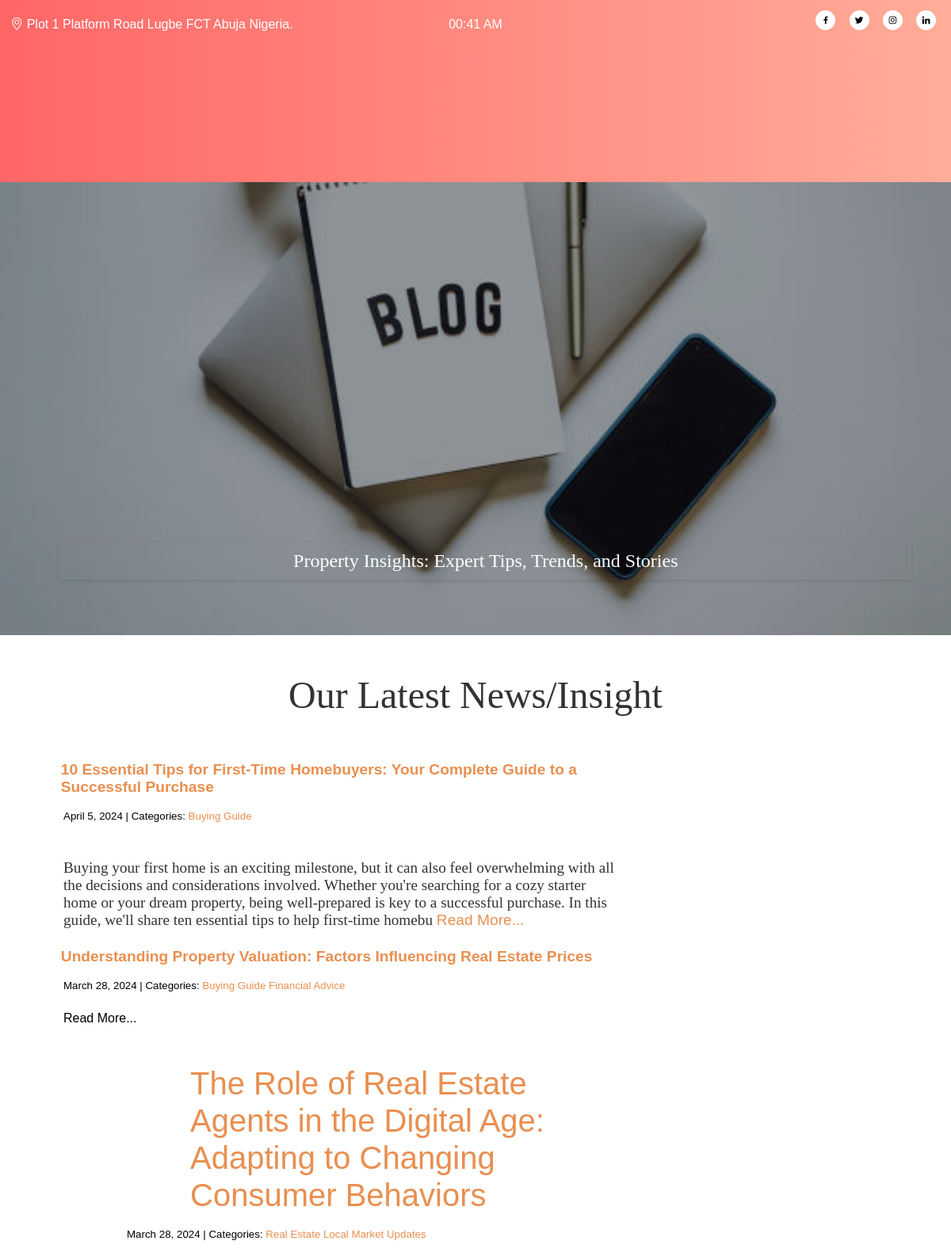
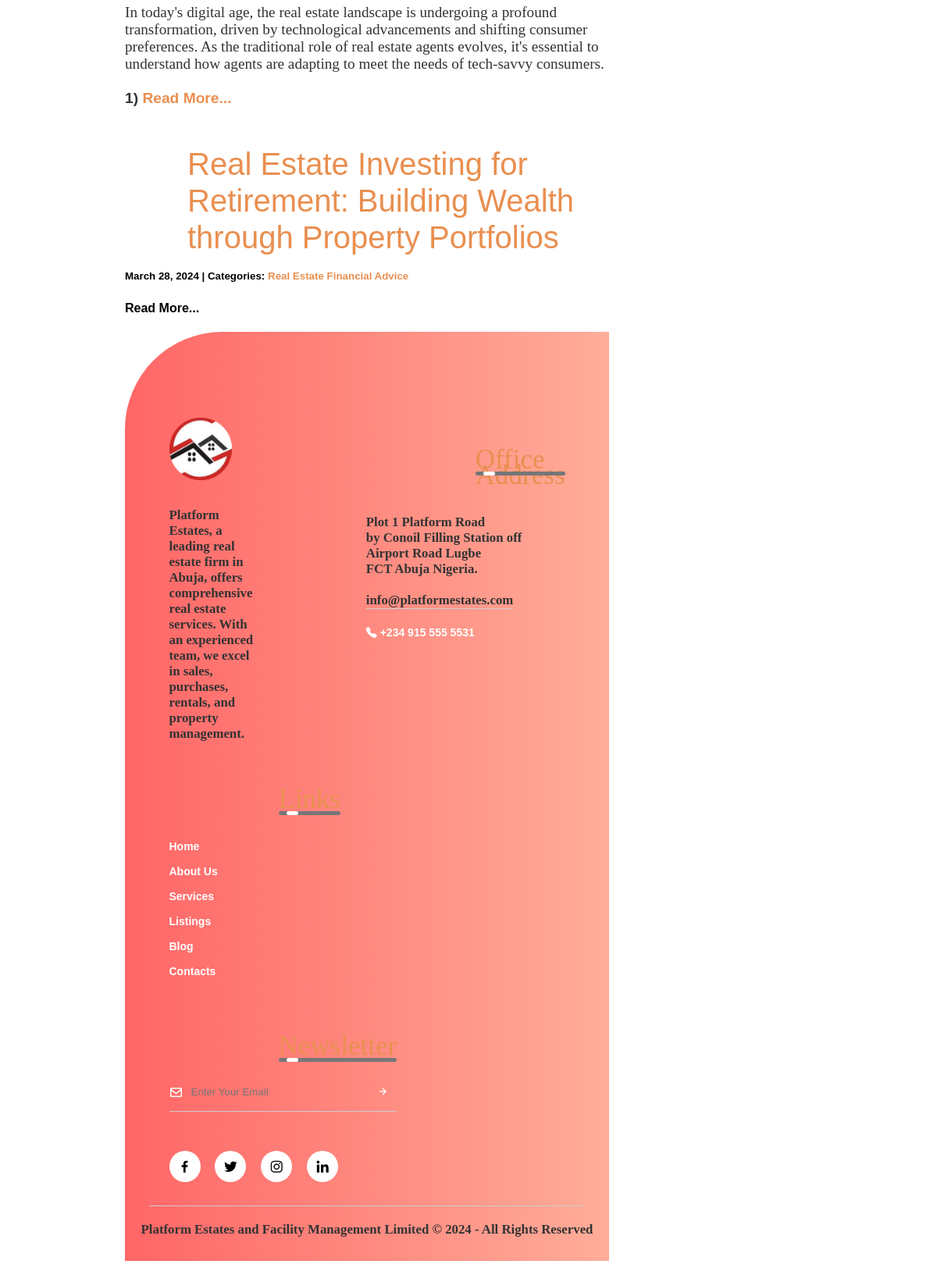
Screenshot of /blog/ with the database file from the repository (2 pictures, top to bottom).
### estates/models.py (models this page shows, shortened)
class Post(models.Model):
    title = models.CharField(max_length = 300)
    body = models.TextField()
    image = models.ImageField(upload_to = 'media/', null = True, blank = True)
    image_1 = models.ImageField(upload_to='media/', null = True, blank = True)
    date_created = models.DateTimeField(auto_now_add = True)
    categories = models.ManyToManyField('Category', related_name = 'posts')

class Category(models.Model):
    name = models.CharField(max_length = 50)
    class Meta:
        verbose_name_plural = 'Categories'

### estates/views.py (the view)
# urls.py: path('blog/', views.blog_list, name = 'blog'),
def blog_list(request):
    current_datetime = datetime.now()
    posts = Post.objects.all().order_by('-date_created')
    newsletter = NewsletterForm()
    context = {
                'posts': posts,
                'title': 'Property Insights: Expert Tips, Trends, and Stories',
                'date': current_datetime,
                'newsletter': newsletter,
            }
    return render(request, 'pages/blog.html', context)

### estates/forms.py
class NewsletterForm(forms.ModelForm):
    class Meta:
        model = Newsletter
        fields = ['email']

### estates/templates/pages/blog.html (shortened to what this page needs)
{% load static %}
<!DOCTYPE html>
<html>
    <head>
        <link rel = 'stylesheet' href='https://unpkg.com/boxicons@2.1.4/css/boxicons.min.css'>
        <link rel = 'stylesheet' href='https://cdn.jsdelivr.net/npm/bootstrap-icons@1.11.3/font/bootstrap-icons.min.css'>
        <link rel = 'stylesheet' href ='{% static 'head_foot.css' %}'>
        <link rel = 'stylesheet' href  ='{% static 'blog.css' %}'>
    </head>
    <body>
        <div class = 'container'>
            <div class = 'pre_head'>
                <p> <span class = 'address'> <i class="bi bi-geo-alt"></i> Plot 1 Platform Road Lugbe FCT Abuja Nigeria.</span>
                    <span class = 'date'> {{ date|date:'H:i A' }} </span>
                    <span class = 'profile_links'>
                    <a href = 'https://www.facebook.com/profile.php?id=100089944118473'><i class='bx bxl-facebook'></i></a>
		            <a href = 'https://twitter.com/Platformestate3'><i class='bx bxl-twitter'></i></a>
		            <a href = 'https://www.instagram.com/platformestate/'><i class='bx bxl-instagram'></i></a>
		            <a href = 'https://ng.linkedin.com/in/platform-estates-bb3751263'><i class='bx bxl-linkedin'></i></a>
                    </span>
                </p>
            </div>
    <header>
	    <div class="logo">
            <a href='/'><img src="{% static 'platform_logo (2).png' %}" alt="Platform Logo" class = 'logo'></a>
        </div>
	    <nav>
		    <ul>
			    <li><a href = '/' class = 'active'> Home </a></li>
			    <li><a href = '{% url 'about_us' %}'> About Us </a></li>
			    <li><a href = '{% url 'services' %}'> Services </a></li>
			    <li><a href = '{% url 'listings' %}'> Listings </a></li>
			    <li><a href = '#'> Blog </a></li>
			    <li><a href = '{% url 'contact' %}'> Contacts </a></li>
		    </ul>
	    </nav>
        <div class = 'quote'><p> Property Insights: Expert Tips, Trends, and Stories </p></div>
    </header>
        <h2> Our Latest News/Insight </h2>
        <div class = 'blog'>
            {% block posts %}
                {% for post in posts %}
                <div class = ''>
                    <h3><a href = '{% url 'blog_detail' post.pk %}'>{{ post.title }}</a></h3>
                    <div class = 'small'><small>
                        {{ post.date_created.date }} | Categories:
                        {% for category in post.categories.all %}
                            <a href = '{% url 'blog_category' category.name %}'> {{ category.name }}</a>
                        {% endfor %}
                    </small></div>
                    <div class = 'blog_content'>
                        <p> {{ post.body | slice:'350' | safe }} <a href = '{% url 'blog_detail' post.pk %}'> Read More... </a></p>
                    </div>
                </div>
                {% endfor%}
            {% endblock posts%}
        </div>
    <footer>
        <div class = 'row'>
            <div class = 'col'>
                <img src = '{% static 'platform_logo.PNG' %}' alt = 'Logo' class = 'logo'>
                <p> Platform Estates, a leading real estate firm in Abuja, offers comprehensive real estate services. With an experienced team, we excel in sales, purchases, rentals, and property management.</p>
            </div>
            <div class = 'col'>
                <h3> Office Address <div class = 'underline'><span></span></div></h3>
                <p> Plot 1 Platform Road </p>
                <p> by Conoil Filling Station off Airport Road Lugbe  </p>
                <p> FCT Abuja Nigeria. </p>
                <p class = 'email_id'> info@platformestates.com </p>
                <h4><i class = "bi bi-telephone-fill"></i> +234 915 555 5531 </h4>
            </div>
            <div class = 'col'>
                <h3> Links <div class = 'underline'><span></span></div></h3>
                <ul>
                   <li><a href = '/'> Home </a></li>
                   <li><a href = '{% url 'about_us' %}'> About Us </a></li>
                   <li><a href = '{% url 'services' %}'> Services </a></li>
                   <li><a href = '{% url 'listings' %}'> Listings </a></li>
                   <li><a href = '#'> Blog </a></li>
                   <li><a href = '{% url 'contact' %}'> Contacts </a></li>
                </ul>
            </div>
            <div class = 'col'>
                <h3> Newsletter <div class = 'underline'><span></span></div></h3>
                <form action="" method="post">
                    <i class='bx bx-envelope'></i>
                    <input type='email' name='email' maxlength='254' required id='id_email' placeholder = 'Enter Your Email'>
                    <button type = 'submit'> <i class='bx bx-right-arrow-alt'></i> </button>
                </form>
                <div class = 'social_icons'>
                    <a href = 'https://www.facebook.com/profile.php?id=100089944118473'><i class='bx bxl-facebook'></i></a>
                    <a href = 'https://twitter.com/Platformestate3'><i class='bx bxl-twitter'></i></a>
                    <a href = 'https://www.instagram.com/platformestate/'><i class='bx bxl-instagram'></i></a>
                    <a href = 'https://ng.linkedin.com/in/platform-estates-bb3751263'><i class='bx bxl-linkedin'></i></a>
                 </div>
            </div>
        </div>
        <hr/>
            <p class = 'copyright'> Platform Estates and Facility Management Limited &copy; {{ date|date:'Y' }} - All Rights Reserved </p>
    </footer>
    </body>
</html>

### StaticFiles/head_foot.css (style rules this page uses)
* { margin: 0; padding: 0; box-sizing: border-box; font-family: 'poppins', sans-serif; }
.pre_head { position: absolute; top: 0; left: 0; height: 7%; width: 100%; z-index: 2; background: linear-gradient(to right,#ff6666, #ffad99); color: #fff; font-size: 1em; font-family: 'Montserrat', sans-serif; }
.pre_head p { padding-top: 1.1%; text-align: center; position: relative; }
.pre_head .address { position: absolute; left: 0; padding-left: 0.5%; padding-top: 0.7%; transform: translateX(2%) }
.pre_head .date { display: inline-block; padding-top: 0.7%; }
.pre_head .profile_links { position: absolute; right: 0; padding-right: 0.5%; }
.profile_links i { width: 25px; height: 25px; border-radius: 50%; text-align: center; line-height: 25px; font-size: .8em; color: #000; background: #fff; margin-right: 1em; cursor: pointer; }
header { height: 100vh; position: relative; width: 100%; }
header::before { content: ''; position: absolute; top: 0; left: 0; width: 100%; height: 100vh; background-color: rgba(0, 0, 0, 0.4); }
header .logo { width: 40%; max-width: 50%; position: absolute; top: 2.8em; left: 2%; height: auto; cursor: pointer; }
nav { background: transparent; width: 100%; position: absolute; top: 12%; }
nav ul li { display: inline-block; line-height: 5em; margin: 0 0.3em; }
nav ul { float: right; margin-right: 3.3em; }
nav ul li a { color: #fff; text-decoration: none; font-weight: bold; font-size: 1.25em; padding: 0.6em 1em; border: 3px solid transparent; transition: .2s; cursor: pointer; }
nav ul li a:hover, nav ul li a.active { border-bottom-color: #FFAD99; }
header .quote { position: absolute; bottom: 4.4em; right: 3.1em; padding: 0.6em; background: transparent; box-shadow: 0 0.125em 0.25em rgba(0, 0, 0, 0.1); color: #fff; text-align: center; }
header .quote p { font-size: 2vw; font-family: 'Tangerine', serif; width: 44em; }
footer { width: 100%; position: static; bottom: 0; background: linear-gradient(to right,#ff6666, #ffad99); color: #fff; padding: 100px 0 30px; border-top-left-radius: 125px; font-size: 14px; line-height: 20px; margin-top: 1.5em; }
footer .row { width: 85%; margin: auto; display: flex; flex-wrap: wrap; align-items: flex-start; justify-content: space-between; }
footer .logo { width: 80px; margin-bottom: 30px; }
footer .col { flex-basis: 25%; padding: 10px; }
footer .col:nth-child(2), footer .col:nth-child(3) { flex-basis: 15%; }
.col h3 { width: fit-content; margin-bottom: 40px; position: relative; }
.col .email_id { width: fit-content; border-bottom: 1px solid #ccc; margin: 20px 0; }
footer ul li { list-style: none; margin-bottom: 12px; }
footer ul a { text-decoration: none; color: #fff; cursor: pointer; }
footer form { padding-bottom: 15px; display: flex; align-items: center; justify-content: space-between; border-bottom: 1px solid #ccc; margin-bottom: 50px; }
footer form i { font-size: 18px; margin-right: 10px; }
footer form input { width: 100%; background: transparent; color: #ccc; border: 0; outline: none; }
footer form button { background: transparent; border: 0; outline: none; cursor: pointer; }
footer form button .bx-right-arrow-alt { font-size: 16px; color: #fff; }
footer .social_icons i { width: 40px; height: 40px; border-radius: 50%; text-align: center; line-height: 40px; font-size: 20px; color: #000; background: #fff; margin-right: 15px; cursor: pointer; }
footer hr { width: 90%; border: 0; border-bottom: 1px solid #ccc; margin: 20px auto; }
footer .copyright { text-align: center; }
footer .underline { width: 100%; height: 5px; background: #767676; border-radius: 3px; position: absolute; top: 25px; left: 0; overflow: hidden; }
footer .underline span { width: 15px; height: 100%; background: #fff; border-radius: 3px; position: absolute; top: 0; left: 10px; animation: moving 2s linear infinite; }

### rows the page displays
Post: title "10 Essential Tips for First-Time Homebuyers: Your Complete Guide to a Successful Purchase", date_created "April 5, 2024", body "Buying your first home is an exciting milestone, but it can also feel overwhelming with all the decisions and considerations involved. Whether you're searching for a cozy starter home or your dream property, being well-prepared is key to a successful purchase. In this guide, we'll share ten essential tips to help first-time homebu"
Category: name "Buying Guide"
Post: title "Understanding Property Valuation: Factors Influencing Real Estate Prices", date_created "March 28, 2024"
Category: name "Financial Advice"
Post: title "The Role of Real Estate Agents in the Digital Age: Adapting to Changing Consumer Behaviors", date_created "March 28, 2024", body "In today's digital age, the real estate landscape is undergoing a profound transformation, driven by technological advancements and shifting consumer preferences. As the traditional role of real estate agents evolves, it's essential to understand how agents are adapting to meet the needs of tech-savvy consumers. 1)"
Category: name "Real Estate"
Category: name "Local Market Updates"
Post: title "Real Estate Investing for Retirement: Building Wealth through Property Portfolios", date_created "March 28, 2024"

### other values shown
{{ date|date:'H:i A' }} "00:41 AM"
{{ date|date:'Y' }} "2024"
